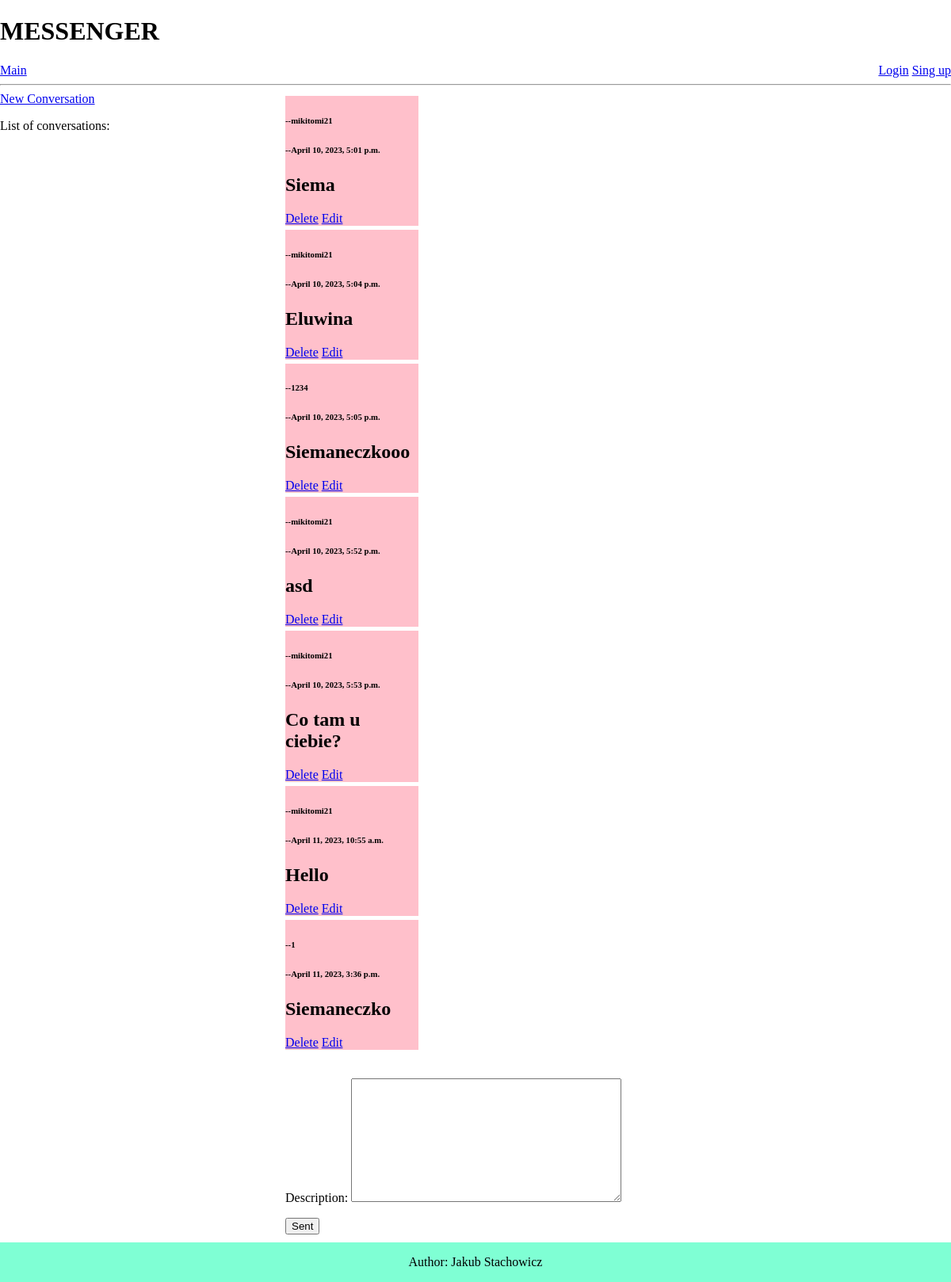
Page /chat/ on the committed database.
### chat/models.py (models this page shows, shortened)
class Message(models.Model):
    author = models.ForeignKey(User, on_delete=models.CASCADE, null=True)
    description = models.TextField(null=True, blank=True)
    room = models.ForeignKey(Room, on_delete=models.CASCADE, null=True)
    created = models.DateTimeField(auto_now_add=True)

### chat/views.py (the view, shortened to what this page needs)
# urls.py: path('', views.home, name='home'),
def home(request):
    messages = Message.objects.all()
    rooms = Room.objects.filter(members__username=request.user)
    User = get_user_model()
    users = User.objects.all()
    form = MessageForm()
    context = {'messages':messages,
               'users':users,
               'form':form,
               'rooms':rooms}
    return render(request, 'chat/home.html', context)

### chat/forms.py
class MessageForm(ModelForm):
    class Meta:
        model = Message
        fields = ['description']

### chat/templates/chat/home.html (shortened to what this page needs)
{% extends 'main.html' %}
{% block section %}
{% for message in messages%}
<div class="message_box">
    <div class="{% if message.author == request.user %}message_author{% else %}message{% endif %}">
        <h6>--{{message.author}}</h6>
        <h6>--{{message.created}}</h6>
        <h2>{{message.description}}</h2>
        <a href="{% url 'chat:delete' message.id %}">Delete</a>
        <a href="{% url 'chat:edit' message.id %}">Edit</a>
    </div>
</div>
{% endfor %}
<div class="messsage_sent">
    <form action="" method="POST">
        {{form.as_p}}
        <input type="submit" value="Sent">
    </form>
</div>
{% endblock %}
{% block nav %}
<a href="{% url 'chat:new_room' user.username %}">New Conversation</a>
<div class="rooms_list">
    <p>List of conversations:</p>
</div>
{% endblock %}

### static/css/style.css (style rules this page uses)
body { margin: 0px; }
.message_box { width: 100%; }
.message { clear: both; background-color: pink; width: 20%; float: left; margin-top: 5px; }
.messsage_sent { padding-top: 20px; clear: both; }

### rows in the picture
Message: author "mikitomi21", created "April 10, 2023, 5:01 p.m.", description "Siema"
Message: author "mikitomi21", created "April 10, 2023, 5:04 p.m.", description "Eluwina"
Message: author "1234", created "April 10, 2023, 5:05 p.m.", description "Siemaneczkooo"
Message: author "mikitomi21", created "April 10, 2023, 5:52 p.m.", description "asd"
Message: author "mikitomi21", created "April 10, 2023, 5:53 p.m.", description "Co tam u ciebie?"
Message: author "mikitomi21", created "April 11, 2023, 10:55 a.m.", description "Hello"
Message: author "1", created "April 11, 2023, 3:36 p.m.", description "Siemaneczko"
